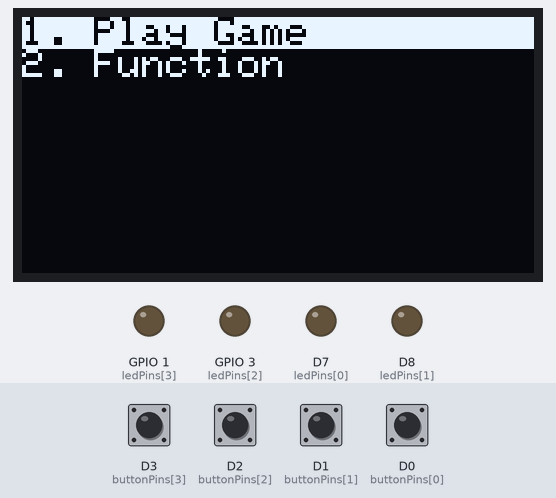
Bench run of a sketch on a simulated ESP8266 (NodeMCU). Parts: 128×64 one-colour display, output pins drawn as LEDs (lit = HIGH). The inputs (shaded band) are chosen by the test bench; at power-on: D0 (buttonPins[0]), D1 (buttonPins[1]), D2 (buttonPins[2]), D3 (buttonPins[3]) HIGH. Random numbers use the default seed unless the sketch sets one; what the sketch prints to the serial monitor is not drawn.

Above: at 3.9 s.
4.0 s: D0 (buttonPins[0]) pulled LOW for 1 s
At 5.2 s:
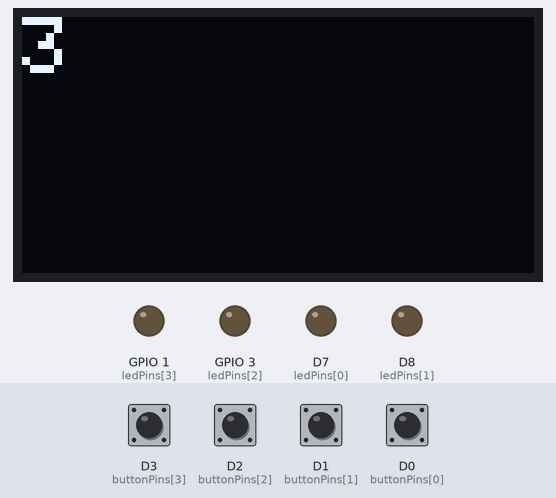
8.0 s: D3 (buttonPins[3]) pulled LOW for 0.15 s
At 9.0 s:
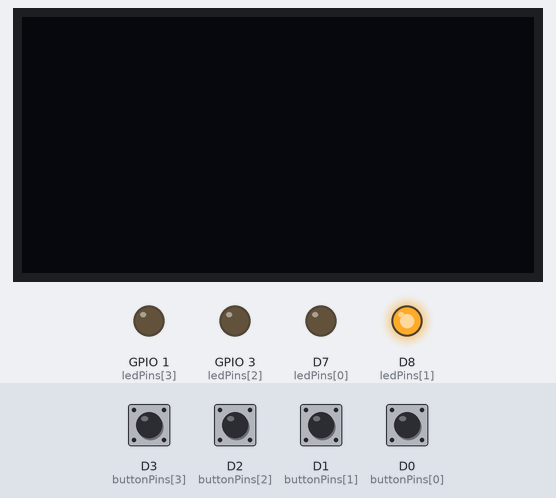
10.0 s: D1 (buttonPins[1]) pulled LOW for 1 s
At 12.1 s:
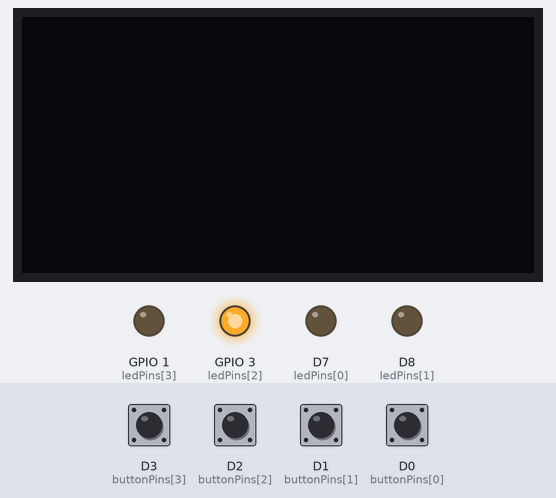
12.5 s: D2 (buttonPins[2]) pulled LOW for 1 s
At 13.59 s:
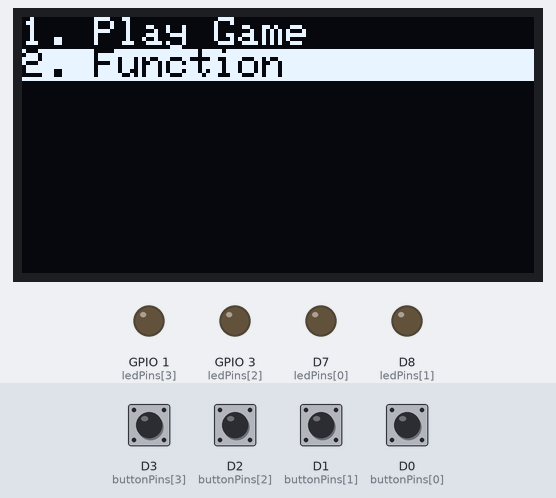
15.2 s: D2 (buttonPins[2]) pulled LOW for 0.15 s
16.9 s: D0 (buttonPins[0]) pulled LOW for 0.15 s
At 21.8 s:
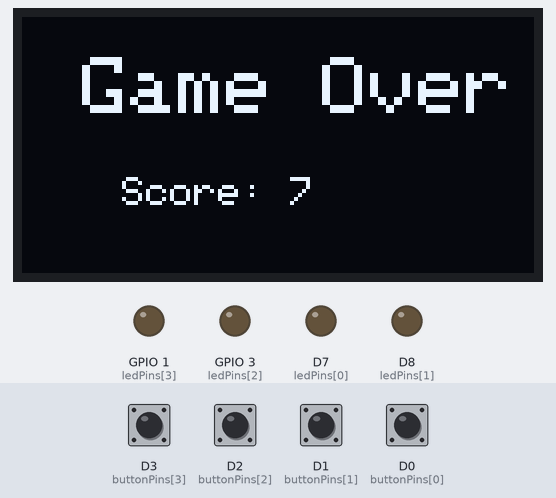
Timing chart, 0 to 22.1 s (numbered marks = the images above; inputs shaded):
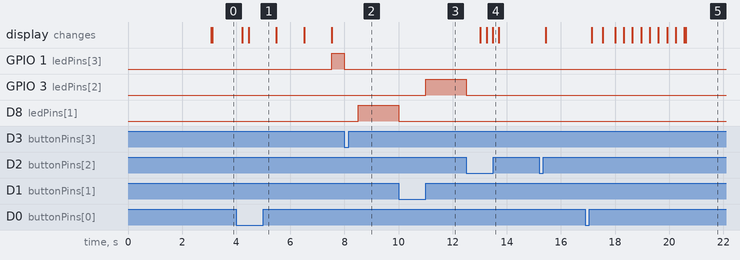

Measured:
- after the input at 4.0 s, GPIO 1 (ledPins[3]): LOW → HIGH after 3.5 s; the display: first changes after 0.23 s (image 1 shows a later state)
- after the input at 8.0 s, GPIO 1 (ledPins[3]): HIGH → LOW at once; D8 (ledPins[1]): LOW → HIGH after 0.50 s
- after the input at 10.0 s, GPIO 3 (ledPins[2]): LOW → HIGH after 1.0 s; D8 (ledPins[1]): HIGH → LOW at once
- after the input at 12.5 s, GPIO 3 (ledPins[2]): HIGH → LOW at once; the display: first changes after 0.53 s (image 4 shows a later state)
- after the input at 16.9 s, the display: first changes after 0.24 s (image 5 shows a later state)

The sketch:

Testcode_1.2.ino
```cpp
// Test code 1.2+
// Finished the sturcture of menu
// Added the function of displayFunction
#include <SPI.h>
#include <Wire.h>
#include <Adafruit_GFX.h>
#include <Adafruit_SSD1306.h>

#define SCREEN_WIDTH 128 // OLED display width, in pixels
#define SCREEN_HEIGHT 64 // OLED display height, in pixels
#define OLED_RESET     -1 // Reset pin # (or -1 if sharing Arduino reset pin)
#define SCREEN_ADDRESS 0x3C ///< See datasheet for Address; 0x3D for 128x64, 0x3C for 128x32
#define SSD1306_NO_SPLASH
Adafruit_SSD1306 display(SCREEN_WIDTH, SCREEN_HEIGHT, &Wire, OLED_RESET);


// Define push buttons and LEDs pins
const int buttonPins[4] = {D0,D1,D2,D3};
const int ledPins[4] = {D7,D8,D9,D10};

// 菜单相关变量
const char* menuOptions[] = {"1. Play Game", "2. Function"};
int selectedOption = 0;        // 当前选中的菜单选项
const int totalOptions = 2;    // 菜单选项总数
bool inMenu = true;            // 是否在菜单中

// 函数声明
void waitForAnyButtonPress();
void startCountdown();
void playGame();
void displayFunction();
void showMenu();

void setup() {
  // 初始化串口通信，方便调试
  Serial.begin(9600);

  // 初始化按钮为输入模式，并启用内部上拉电阻
  for (int i = 0; i < 4; i++) {
    pinMode(buttonPins[i], INPUT_PULLUP);
  }

  // 初始化LED为输出模式，并设置为低电平（熄灭）
  for (int i = 0; i < 4; i++) {
    pinMode(ledPins[i], OUTPUT);
    digitalWrite(ledPins[i], LOW);
  }

  // 初始化OLED显示屏
  if (!display.begin(SSD1306_SWITCHCAPVCC, SCREEN_ADDRESS)) {
    Serial.println("SSD1306 allocation failed");
    for (;;); // 如果初始化失败，进入死循环
  }
  display.clearDisplay();
    // Welcome screen
    displayWelcomeScreen();
  // 显示菜单
  showMenu();
}

void loop() {
  // 主程序循环
  if (!inMenu) {
    // 根据选中的选项执行对应的功能
    switch (selectedOption) {
      case 0:
        playGame(); // 执行游戏功能
        break;
      case 1:
        displayFunction(); // 执行占位功能
        break;
      default:
        break;
    }
    // 执行完毕后返回菜单
    inMenu = true;
    showMenu();
  }
}

// 显示菜单并处理导航
void showMenu() {
  while (inMenu) {
    // 清空显示屏
    display.clearDisplay();

    // 设置文本属性
    display.setTextSize(1);
    display.setTextColor(WHITE);

    // 显示每个菜单选项
    for (int i = 0; i < totalOptions; i++) {
      if (i == selectedOption) {
        // 高亮当前选中的选项
        display.fillRect(0, i * 8, 128, 8, WHITE);
        display.setTextColor(BLACK); // 黑色文字，白色背景
      } else {
        display.setTextColor(WHITE); // 白色文字，黑色背景
      }
      display.setCursor(0, i * 8);
      display.println(menuOptions[i]);
    }

    // 更新显示屏
    display.display();

    // 处理按钮输入
    if (digitalRead(buttonPins[1]) == LOW) { // 下一项
      selectedOption = (selectedOption + 1) % totalOptions;
      Serial.println("Menu option changed");
      delay(200); // 消抖延迟
    }
    if (digitalRead(buttonPins[2]) == LOW) { // 上一项
      selectedOption = (selectedOption - 1 + totalOptions) % totalOptions;
      Serial.println("Menu option changed");
      delay(200); // 消抖延迟
    }
    if (digitalRead(buttonPins[0]) == LOW) { // 选择当前选项
      inMenu = false;
      Serial.print("Selected option: ");
      Serial.println(menuOptions[selectedOption]);
      delay(200); // 消抖延迟
    }
  }
}

// 等待任意按钮按下
void waitForAnyButtonPress() {
  bool buttonPressed = false;
  while (!buttonPressed) {
    for (int i = 0; i < 4; i++) {
      if (digitalRead(buttonPins[i]) == LOW) {
        buttonPressed = true;
        delay(200); // 消抖延迟
        break;
      }
    }
  }
}

// 开始游戏前的倒计时
void startCountdown() {
  display.clearDisplay();
  display.setTextSize(2);
  display.setTextColor(WHITE);
  for (int i = 3; i > 0; i--) {
    display.clearDisplay();
    display.setCursor(0, 0);
    display.print(i);
    display.display();
    delay(1000);
  }
  display.clearDisplay();
  display.display();
}

// 第一个菜单选项的功能：开始游戏
void playGame() {
  Serial.println("Game Started");
  // Show the initial message
  // Need to update decide the better Cursor position
  // Test the best text size
  display.clearDisplay();
  display.setTextSize(1);
  display.setTextColor(WHITE);
  display.setCursor(30, 0);
  display.println(" Press any");
  display.println(" button to");
  display.setTextSize(2);
  display.setCursor(15,17);
  display.print("PLAY");
  display.display();
  // Wait for any button press to start the game
  waitForAnyButtonPress();
  // Start the countdown
  startCountdown();
    unsigned long reactionTimes[4];
    int currentRound = 0;
    while (currentRound < 4) {
    // Select a random LED to light up
    int randomLED = random(0, 4);
    digitalWrite(ledPins[randomLED], HIGH);
    unsigned long startTime = millis();
    while (!digitalRead(buttonPins[randomLED]) == LOW) {
      // Waiting for the correct button press
    }
    unsigned long endTime = millis();
    digitalWrite(ledPins[randomLED], LOW);
    Serial.print("LED ");
    // Record the reaction time
    reactionTimes[currentRound] = endTime - startTime;
    currentRound++;
    delay(500); // Wait 0.5 seconds before lighting up another LED
  }
    // Calculate and display the average reaction time
    unsigned long totalTime = 0;
    for (int i = 0; i < 4; i++) {
      totalTime += reactionTimes[i];
    }
    unsigned long averageTime = totalTime / 4;
    display.clearDisplay();
    display.setCursor(15, 9);
    display.setTextSize(1);
    display.setTextColor(WHITE);
    display.print("Avg.Time");
    display.setTextSize(1);
    display.setCursor(25, 15);
    display.print(averageTime);
    display.println("ms");
    display.display();
  // Wait for any button press to restart the game
    waitForAnyButtonPress();
}


void displayFunction() {
  // 初始化游戏参数
  const int jumpButtonPin = buttonPins[0]; // 跳跃按钮引脚
  bool gameRunning = true;
  int dinoX = 10; // 恐龙的X坐标
  int dinoY = 48; // 恐龙的Y坐标
  int dinoWidth = 10; // 恐龙的宽度
  int dinoHeight = 15; // 恐龙的高度
  int groundLevel = 48; // 地面Y坐标
  bool isJumping = false; // 是否在跳跃
  int jumpSpeed = 0; // 跳跃速度
  int jumpAcceleration = -1; // 跳跃加速度（向上为负）
  int gravity = 1; // 重力加速度
  int maxJumpSpeed = 10; // 最大跳跃速度
  bool canJump = true; // 是否可以跳跃

  unsigned long score = 0; // 分数
  int obstacleSpeed = 2; // 初始障碍物速度
  const int maxObstacleSpeed = 8; // 最大障碍物速度
  unsigned long lastObstacleTime = millis();
  int obstacleGap = 1000; // 初始障碍物间隔（毫秒）

  // 障碍物结构体
  struct Obstacle {
    int x;
    int y;
    int width;
    int height;
  };
  const int maxObstacles = 2; // 同屏最大障碍物数量
  Obstacle obstacles[maxObstacles];

  // 初始化障碍物数组
  for (int i = 0; i < maxObstacles; i++) {
    obstacles[i].x = -1; // 设置为屏幕外
  }

  // 游戏主循环
  while (gameRunning) {
    // 清空显示屏
    display.clearDisplay();

    // 更新分数
    score++;

    // 根据分数增加障碍物速度，设定上限
    if (score % 500 == 0 && obstacleSpeed < maxObstacleSpeed) {
      obstacleSpeed++;
      if (obstacleGap > 500) {
        obstacleGap -= 50; // 减少障碍物间隔，最低500ms
      }
    }

    // 绘制地面
    display.drawLine(0, groundLevel + dinoHeight, 127, groundLevel + dinoHeight, WHITE);

    // 绘制小恐龙（简单的矩形代替）
    display.fillRect(dinoX, dinoY, dinoWidth, dinoHeight, WHITE);

    // 绘制障碍物
    for (int i = 0; i < maxObstacles; i++) {
      if (obstacles[i].x >= 0) {
        display.fillRect(obstacles[i].x, obstacles[i].y, obstacles[i].width, obstacles[i].height, WHITE);
      }
    }

    // 显示分数
    display.setTextSize(1);
    display.setTextColor(WHITE);
    display.setCursor(80, 0);
    display.print("Score: ");
    display.print(score / 10);

    // 更新显示屏
    display.display();

    // 处理跳跃逻辑
    if (digitalRead(jumpButtonPin) == LOW && !isJumping && canJump) {
      isJumping = true;
      jumpSpeed = maxJumpSpeed;
      canJump = false; // 禁止连续跳跃
    }

    if (isJumping) {
      dinoY += jumpSpeed;
      jumpSpeed += jumpAcceleration;
      if (jumpSpeed <= -maxJumpSpeed) {
        jumpSpeed = -maxJumpSpeed;
      }
    } else {
      // 重力作用
      if (dinoY < groundLevel) {
        dinoY += gravity;
        if (dinoY > groundLevel) {
          dinoY = groundLevel;
          canJump = true; // 恢复跳跃能力
        }
      }
    }

    // 防止跳出地面
    if (dinoY > groundLevel) {
      dinoY = groundLevel;
      isJumping = false;
      canJump = true;
    }

    // 生成新障碍物
    if (millis() - lastObstacleTime > obstacleGap) {
      lastObstacleTime = millis();
      for (int i = 0; i < maxObstacles; i++) {
        if (obstacles[i].x < 0) {
          obstacles[i].x = SCREEN_WIDTH;
          obstacles[i].width = 8;
          obstacles[i].height = 15;
          obstacles[i].y = groundLevel + dinoHeight - obstacles[i].height;
          break;
        }
      }
    }

    // 更新障碍物位置
    for (int i = 0; i < maxObstacles; i++) {
      if (obstacles[i].x >= 0) {
        obstacles[i].x -= obstacleSpeed;
        // 检查是否出了屏幕
        if (obstacles[i].x + obstacles[i].width < 0) {
          obstacles[i].x = -1; // 移出屏幕，等待重新使用
        } else {
          // 检查碰撞
          int dinoLeft = dinoX;
          int dinoRight = dinoLeft + dinoWidth;
          int dinoTop = dinoY;
          int dinoBottom = dinoTop + dinoHeight;

          int obstacleLeft = obstacles[i].x;
          int obstacleRight = obstacleLeft + obstacles[i].width;
          int obstacleTop = obstacles[i].y;
          int obstacleBottom = obstacleTop + obstacles[i].height;

          bool collision = !(dinoRight < obstacleLeft || dinoLeft > obstacleRight || dinoBottom < obstacleTop || dinoTop > obstacleBottom);
          if (collision) {
            gameRunning = false;
            break;
          }
        }
      }
    }

    delay(20); // 控制游戏速度
  }

  // 显示游戏结束和分数
  display.clearDisplay();
  display.setTextSize(2);
  display.setTextColor(WHITE);
  display.setCursor(15, 10);
  display.println("Game Over");
  display.setTextSize(1);
  display.setCursor(25, 40);
  display.print("Score: ");
  display.print(score / 10);
  display.display();
  delay(3000);

  // 返回菜单
  waitForAnyButtonPress();
}


void displayWelcomeScreen() {
  display.clearDisplay();
  display.setTextSize(2);
  display.setTextColor(WHITE);
  display.setCursor(50, 0);
  display.println("TEAM 10");
  display.setTextSize(1);
  display.setCursor(50, 10);
  display.println("GAME!");
  display.setCursor(50, 20);
  display.println("Will start :)");
  display.display();
  delay(3000); // 显示3秒钟
  display.clearDisplay();
  display.display();
}
```
